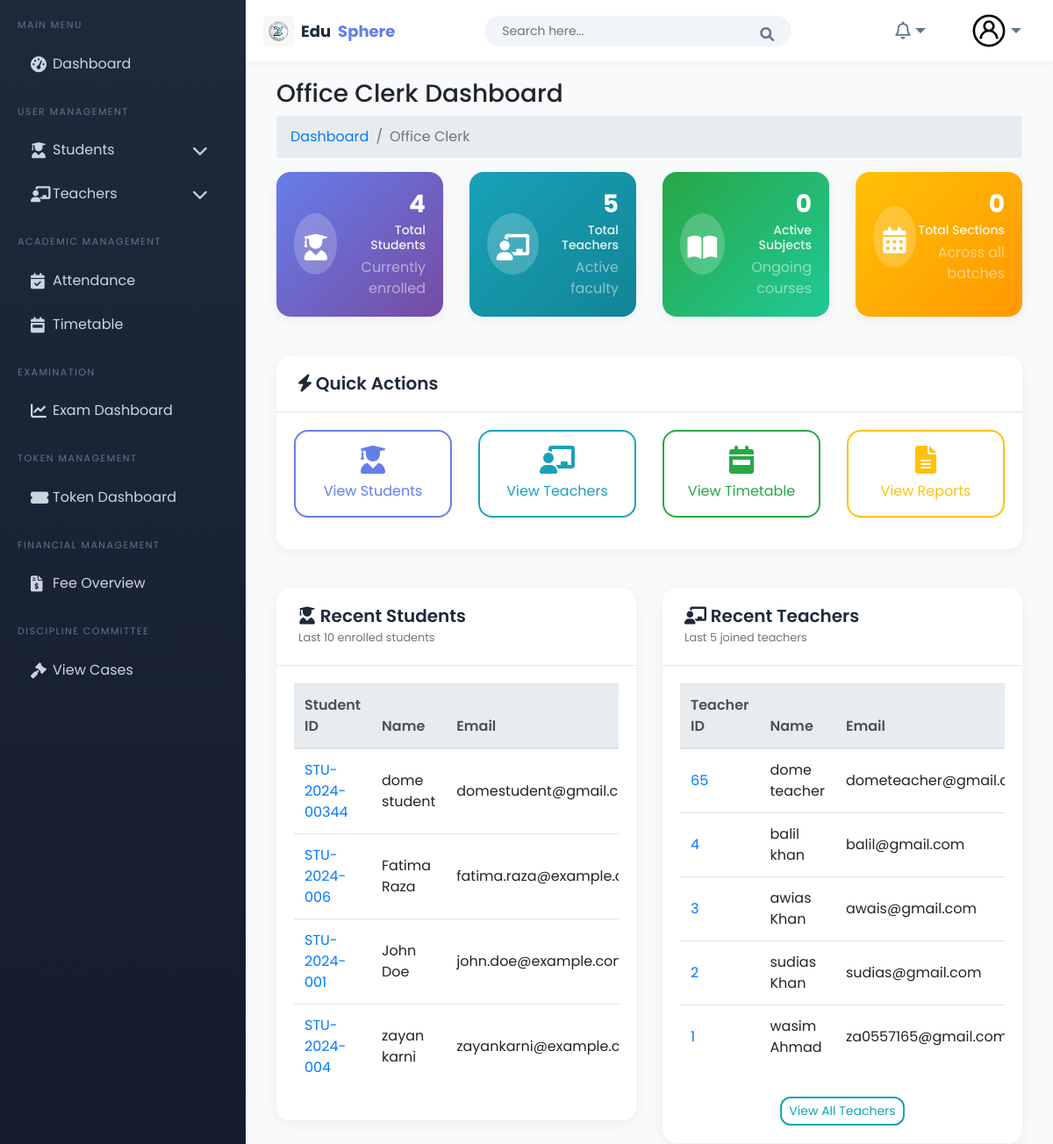
Page /home_auth/office-clerk-dashboard/ (signed in, upper part) on the earlier database version.
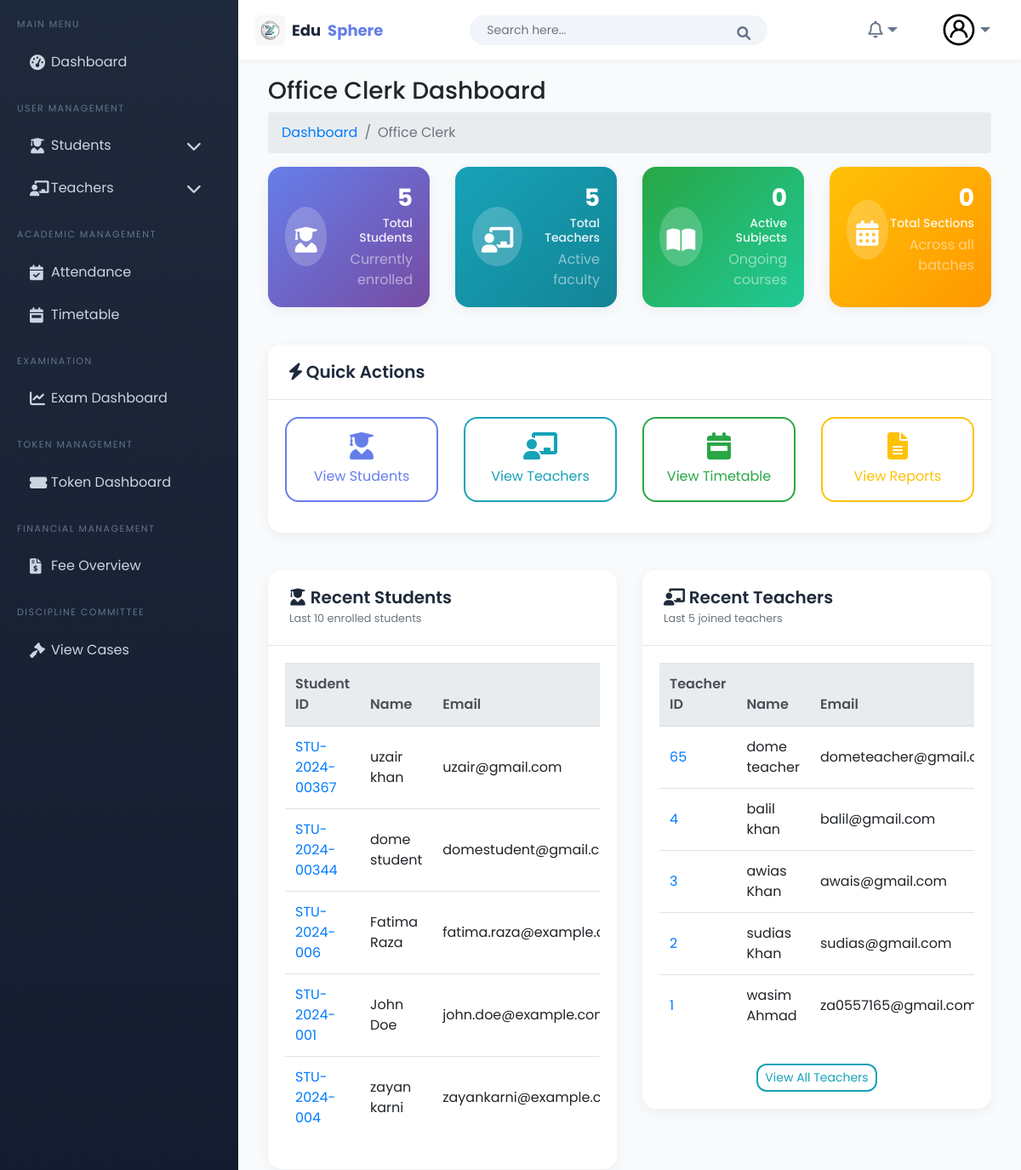
Same page on the later database version.
### student/models.py (models this page shows, shortened)
class Student(models.Model):
    user = models.OneToOneField(CustomUser, on_delete=models.CASCADE, null=True, blank=True)
    GENDER_CHOICES = [
        ('M', 'Male'),
        ('F', 'Female'),
        ('O', 'Other'),
    ]
    first_name = models.CharField(max_length=50)
    last_name = models.CharField(max_length=50)
    student_id = models.CharField(max_length=20, unique=True)
    admission_number = models.CharField(max_length=20, unique=True)
    gender = models.CharField(max_length=1, choices=GENDER_CHOICES)
    dob = models.DateField()
    email = models.EmailField(unique=True)
    contact_number = models.CharField(max_length=15, blank=True)
    image = models.ImageField(upload_to='students/', blank=True, null=True)
    batch = models.ForeignKey(Batch, on_delete=models.CASCADE)
    semester = models.ForeignKey(Semester, on_delete=models.CASCADE)
    section = models.ForeignKey(Section, on_delete=models.CASCADE)
    discipline = models.ForeignKey(Discipline, on_delete=models.CASCADE)
    parent = models.OneToOneField(Parent, on_delete=models.CASCADE, related_name='student', null=True, blank=True)
    address = models.TextField()
    class Meta:
        ordering = ['batch', 'section', 'last_name']

### teachers/models.py (models this page shows, shortened)
class Teacher(models.Model):  #
    user = models.OneToOneField(CustomUser, on_delete=models.CASCADE, related_name="teacher", null=True, blank=True)
    first_name = models.CharField(max_length=100)
    last_name = models.CharField(max_length=100)
    father_name = models.CharField(max_length=100)
    teacher_id = models.CharField(max_length=20, unique=True)
    gender = models.CharField(max_length=10, choices=[('Male','Male'),('Female','Female'),('Others','Others')], blank=True, null=True)
    date_of_birth = models.DateField(null=True, blank=True)
    salary = models.DecimalField(max_digits=10, decimal_places=2,blank=True,null=True)
    religion = models.CharField(max_length=50, blank=True)
    joining_date = models.DateField(null=True, blank=True)
    mobile_number = models.CharField(max_length=15)
    email = models.EmailField(max_length=100)
    field = models.CharField(max_length=50, verbose_name="Specialization")
    experience = models.PositiveIntegerField(blank=True,null=True)
    teacher_image = models.ImageField(upload_to='teachers/', blank=True)
    slug = models.SlugField(max_length=255, unique=True, blank=True)
    is_active = models.BooleanField(default=True)
    role = models.CharField(max_length=50, blank=True, default="Teacher")
    class Meta:
        ordering = ['first_name', 'last_name']
        verbose_name = "Teacher"
        verbose_name_plural = "Teachers"

### home_auth/views.py (the view)
# urls.py: path('office-clerk-dashboard/', views.office_clerk_dashboard, name='office_clerk_dashboard'),
@login_required
def office_clerk_dashboard(request):
    from student.models import Student
    from teachers.models import Teacher
    context = {
        'total_students': Student.objects.count(),
        'total_teachers': Teacher.objects.count(),
        'recent_students': Student.objects.order_by('-id')[:10],
        'recent_teachers': Teacher.objects.order_by('-id')[:5],
        'can_edit': False,
        'can_delete': False,
        'can_add': False,
        'can_view': True,
        'user_role': 'Office Clerk',
    }
    return render(request, 'Home/office_clerk_dashboard.html', context)

### templates/Home/office_clerk_dashboard.html (shortened to what the changed rows need)
{% extends 'Home/base.html' %}
{% load static %}
{% block body %}
<div class="content container-fluid">
    <div class="row">
        <div class="col-xl-3 col-sm-6 col-12 d-flex">
            <div class="card bg-primary w-100 fade-in-up" style="animation-delay: 0.1s;">
                <div class="card-body">
                    <div class="db-widgets d-flex justify-content-between align-items-center">
                        <div class="db-info text-right">
                            <h3>{{ total_students|default:"0" }}</h3>
                            <h6>Total Students</h6>
                            <p class="text-white-50 mb-0">Currently enrolled</p>
                        </div>
                    </div>
                </div>
            </div>
        </div>
    </div>
    <div class="row mt-4">
        <div class="col-md-6">
            <div class="card fade-in-up" style="animation-delay: 0.6s;">
                <div class="card-body">
                    <div class="table-responsive">
                        <table class="table table-hover">
                            <thead class="thead-light">
                                <tr>
                                    <th>Student ID</th>
                                    <th>Name</th>
                                    <th>Email</th>
                                 </tr>
                            </thead>
                            <tbody>
                                {% for student in recent_students %}
                                <tr>
                                    <td><a href="{% url 'view_student' student.id %}">{{ student.student_id }}</a></td>
                                    <td>{{ student.first_name }} {{ student.last_name }}</td>
                                    <td>{{ student.email }}</td>
                                </tr>
                                {% empty %}
                                <tr>
                                    <td colspan="4" class="text-center">No students found</td>
                                </tr>
                                {% endfor %}
                            </tbody>
                        </table>
                    </div>
                </div>
            </div>
        </div>
        <div class="col-md-6">
            <div class="card fade-in-up" style="animation-delay: 0.7s;">
                <div class="card-body">
                    <div class="table-responsive">
                        <table class="table table-hover">
                            <thead class="thead-light">
                                <tr>
                                    <th>Teacher ID</th>
                                    <th>Name</th>
                                    <th>Email</th>
                                </tr>
                            </thead>
                            <tbody>
                                {% for teacher in recent_teachers %}
                                <tr>
                                    <td><a href="{% url 'view_teacher' teacher.id %}">{{ teacher.teacher_id }}</a></td>
                                    <td>{{ teacher.first_name }} {{ teacher.last_name }}</td>
                                    <td>{{ teacher.email }}</td>
                                </tr>
                                {% empty %}
                                <tr>
                                    <td colspan="4" class="text-center">No teachers found</td>
                                </tr>
                                {% endfor %}
                            </tbody>
                        </table>
                    </div>
                </div>
            </div>
        </div>
    </div>
</div>
{% endblock %}

Differences in the rows shown:
added Student: student_id "STU-2024-00367", first_name "uzair", last_name "khan", email "uzair@gmail.com"
Other differences:
{{ total_students|default:"0" }}: "4" → "5"
